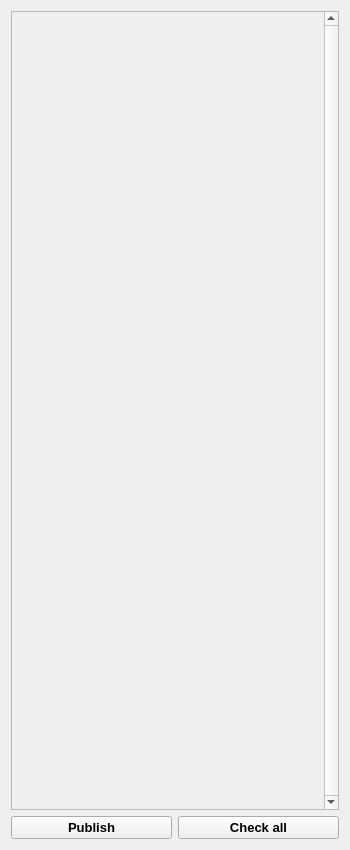
<?xml version="1.0" encoding="UTF-8"?>
<ui version="4.0">
 <class>Widget</class>
 <widget class="QWidget" name="Widget">
  <property name="geometry">
   <rect>
    <x>0</x>
    <y>0</y>
    <width>350</width>
    <height>500</height>
   </rect>
  </property>
  <property name="sizePolicy">
   <sizepolicy hsizetype="Fixed" vsizetype="Fixed">
    <horstretch>0</horstretch>
    <verstretch>0</verstretch>
   </sizepolicy>
  </property>
  <property name="minimumSize">
   <size>
    <width>350</width>
    <height>850</height>
   </size>
  </property>
  <property name="windowTitle">
   <string>Widget</string>
  </property>
  <layout class="QVBoxLayout" name="verticalLayout">
   <item>
    <widget class="QScrollArea" name="scrollArea">
     <property name="focusPolicy">
      <enum>Qt::NoFocus</enum>
     </property>
     <property name="frameShape">
      <enum>QFrame::StyledPanel</enum>
     </property>
     <property name="frameShadow">
      <enum>QFrame::Plain</enum>
     </property>
     <property name="lineWidth">
      <number>1</number>
     </property>
     <property name="verticalScrollBarPolicy">
      <enum>Qt::ScrollBarAlwaysOn</enum>
     </property>
     <property name="widgetResizable">
      <bool>true</bool>
     </property>
     <widget class="QWidget" name="verticalLayout_00">
      <property name="geometry">
       <rect>
        <x>0</x>
        <y>0</y>
        <width>313</width>
        <height>448</height>
       </rect>
      </property>
      <layout class="QVBoxLayout" name="verticalLayout_3">
       <property name="spacing">
        <number>0</number>
       </property>
       <property name="leftMargin">
        <number>0</number>
       </property>
       <property name="topMargin">
        <number>0</number>
       </property>
       <property name="rightMargin">
        <number>0</number>
       </property>
       <property name="bottomMargin">
        <number>0</number>
       </property>
       <item>
        <layout class="QVBoxLayout" name="verticalLayout_A1">
         <item>
          <layout class="QVBoxLayout" name="verticalLayout_01"/>
         </item>
         <item>
          <spacer name="verticalSpacer">
           <property name="orientation">
            <enum>Qt::Vertical</enum>
           </property>
           <property name="sizeHint" stdset="0">
            <size>
             <width>20</width>
             <height>40</height>
            </size>
           </property>
          </spacer>
         </item>
        </layout>
       </item>
      </layout>
     </widget>
    </widget>
   </item>
   <item>
    <layout class="QHBoxLayout" name="horizontalLayout_00">
     <item>
      <widget class="QPushButton" name="publish_button">
       <property name="font">
        <font>
         <pointsize>10</pointsize>
         <weight>75</weight>
         <bold>true</bold>
        </font>
       </property>
       <property name="text">
        <string>Publish</string>
       </property>
      </widget>
     </item>
     <item>
      <widget class="QPushButton" name="check_button">
       <property name="font">
        <font>
         <pointsize>10</pointsize>
         <weight>75</weight>
         <bold>true</bold>
        </font>
       </property>
       <property name="text">
        <string>Check all</string>
       </property>
      </widget>
     </item>
    </layout>
   </item>
  </layout>
 </widget>
 <resources/>
 <connections/>
</ui>
